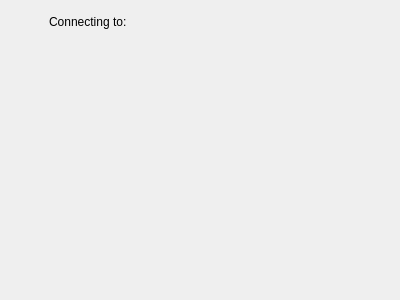
<?xml version="1.0" encoding="UTF-8"?>
<ui version="4.0">
 <class>NoPairing</class>
 <widget class="QWidget" name="NoPairing">
  <property name="geometry">
   <rect>
    <x>0</x>
    <y>0</y>
    <width>400</width>
    <height>300</height>
   </rect>
  </property>
  <layout class="QVBoxLayout" name="verticalLayout">
   <item>
    <layout class="QHBoxLayout" name="horizontalLayout">
     <item>
      <widget class="QWidget" name="working" native="true">
       <property name="sizePolicy">
        <sizepolicy hsizetype="Fixed" vsizetype="Fixed">
         <horstretch>0</horstretch>
         <verstretch>0</verstretch>
        </sizepolicy>
       </property>
       <property name="minimumSize">
        <size>
         <width>22</width>
         <height>22</height>
        </size>
       </property>
      </widget>
     </item>
     <item>
      <spacer name="horizontalSpacer">
       <property name="orientation">
        <enum>Qt::Horizontal</enum>
       </property>
       <property name="sizeType">
        <enum>QSizePolicy::Fixed</enum>
       </property>
       <property name="sizeHint" stdset="0">
        <size>
         <width>10</width>
         <height>20</height>
        </size>
       </property>
      </spacer>
     </item>
     <item>
      <widget class="QLabel" name="connecting">
       <property name="text">
        <string>Connecting to:</string>
       </property>
      </widget>
     </item>
    </layout>
   </item>
   <item>
    <spacer name="verticalSpacer">
     <property name="orientation">
      <enum>Qt::Vertical</enum>
     </property>
     <property name="sizeHint" stdset="0">
      <size>
       <width>20</width>
       <height>40</height>
      </size>
     </property>
    </spacer>
   </item>
  </layout>
 </widget>
 <resources/>
 <connections/>
</ui>
